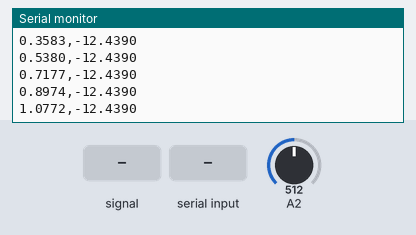
Bench run of a sketch on a simulated Arduino Uno, built with avr-gcc and run on an emulated ATmega328P. On the bench: the last lines printed to the serial monitor. Inputs (shaded band) come from the test bench; at power-on: A2 = 512.

Above: at 1.2 s.
1.3 s: A2 fed a 200 Hz sine of ±81 counts around its level
At 1.58 s:
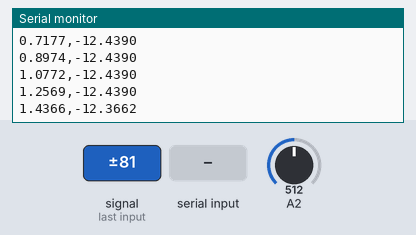
2.8 s: A2 set to 716
At 2.84 s:
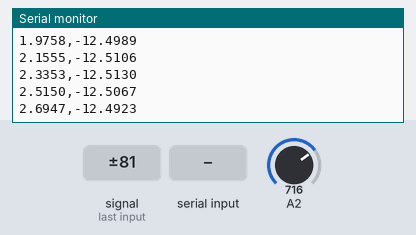
4.3 s: "1" received over Serial
At 5.36 s:
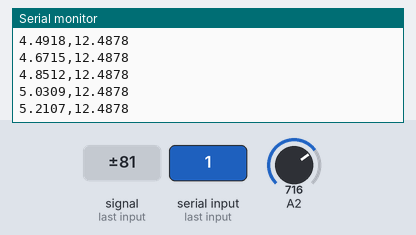
5.8 s: A2 fed a 1000 Hz sine of ±255 counts around its level
At 6.07 s:
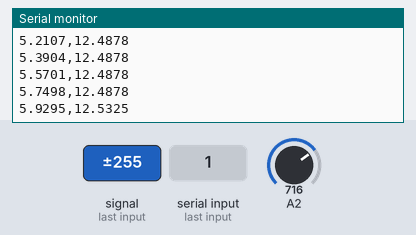
7.3 s: "0" received over Serial
At 7.51 s:
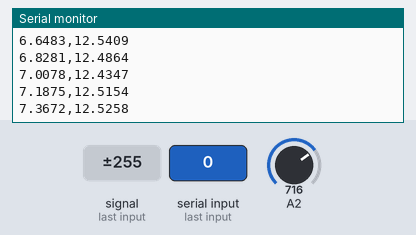
8.8 s: A2 set to 900
At 8.95 s:
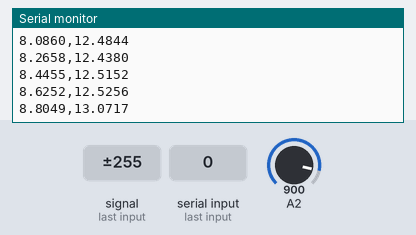
Timing chart, 0 to 11.3 s (numbered marks = the images above; inputs shaded):
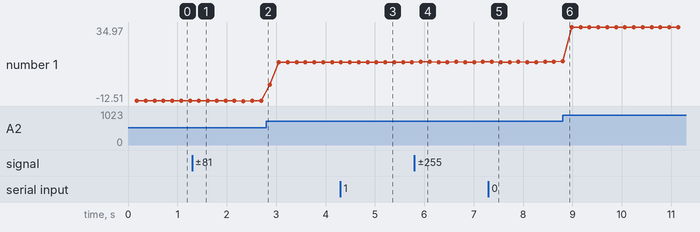

The sketch:

force.ino
```cpp
double t=0, Vi=10, Voo=0, N, val=0;
unsigned long i=0;
// 預設 true 一開始就直接執行，按空白鍵後會切換成 false 暫停
bool running = true;
void setup()
{
// 初始化序列埠
Serial.begin(9600);
pinMode(A2, INPUT); // 只保留力量感測器的 A2 腳位
}
void loop()
{
// 檢查電腦端是否有輸入資料
if (Serial.available() > 0) {
char ch = Serial.read(); // 讀取輸入的字元
// 檢查是否按下空白鍵 (ASCII 碼為 32 或用 ' ' 表示)
if (ch == ' ' || ch == 32) {
running = !running; // 狀態反轉：原本動就暫停，原本暫停就繼續
}
}
// 如果目前是暫停狀態 (running == false)，就直接跳過後面的讀取與計算
if (!running) {
delay(10); // 稍微延遲，避免讓 CPU 空轉太快
return; // 跳出本次 loop，重新檢查是否有按空白鍵
}
// ---------------- 後續為您原本的計算邏輯 ----------------
// 當累積滿 1000 次數據時才進行計算與顯示
if(i >= 1000){
// 1. 時間計算
t = micros();
t = t / 1000000.0;
// 2. 力量計算
val = val / 1000.0;
val = val * 4.0 - 12.0;
N = val * 6.25;
// 3. 符合 Serial Plotter 的輸出格式 (只留時間與力量)
Serial.print(t, 4);
Serial.print(",");
Serial.println(N, 4);
// 將所有計數與累加數值歸零，迎接下一個 1000 次循環
val = 0;
i = 0;
}
// 每次 loop 持續讀取 A2 力量訊號並累加
Voo = analogRead(A2);
Voo = (Voo / 1023.0 ) * 5.0;
val = val + Voo;
// 使用微秒級延遲，維持您原本的採樣頻率
delayMicroseconds(5);
i++;
}
```

Measured:
- after the input at 1.3 s, the serial monitor: prints a new line after 0.14 s (image 1)
- after the input at 4.3 s, the serial monitor: prints a new line after 0.91 s (image 3)
- after the input at 5.8 s, the serial monitor: prints a new line after 0.13 s (image 4)
- after the input at 7.3 s, the serial monitor: prints a new line after 0.07 s (image 5)
- after the input at 8.8 s, the serial monitor: prints a new line at once (image 6)
- plotted number 1: -12.44 → -12.49 after the input at 1.3 s, -12.49 → 12.49 after the input at 2.8 s, 12.49 → 12.52 after the input at 5.8 s, 12.52 → 12.53 after the input at 7.3 s, 12.53 → 34.97 after the input at 8.8 s
